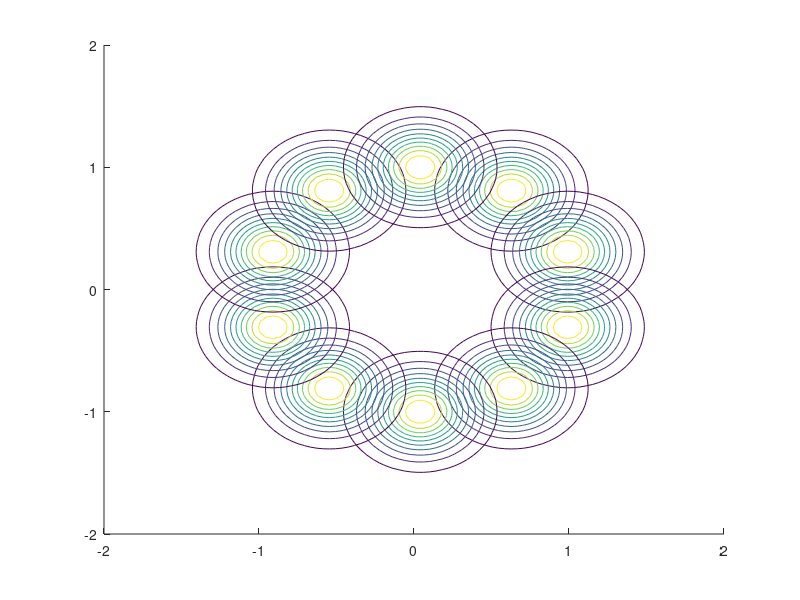
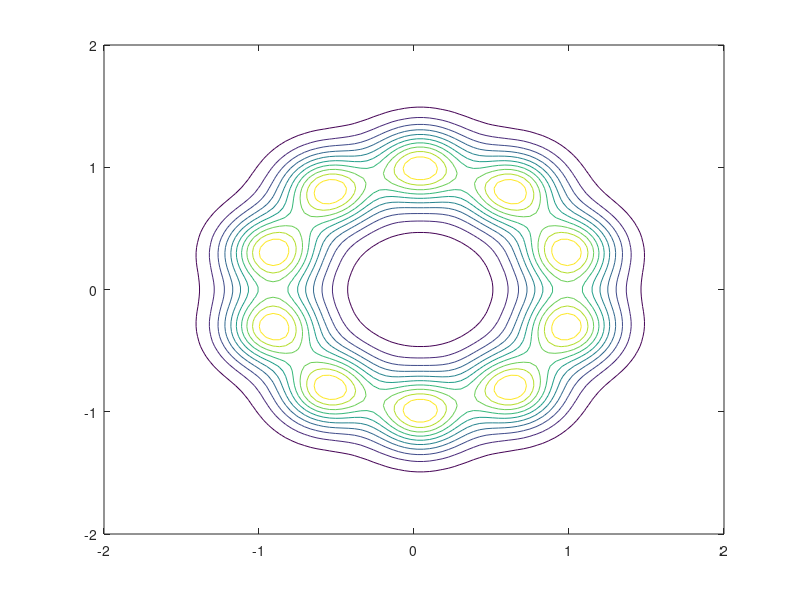
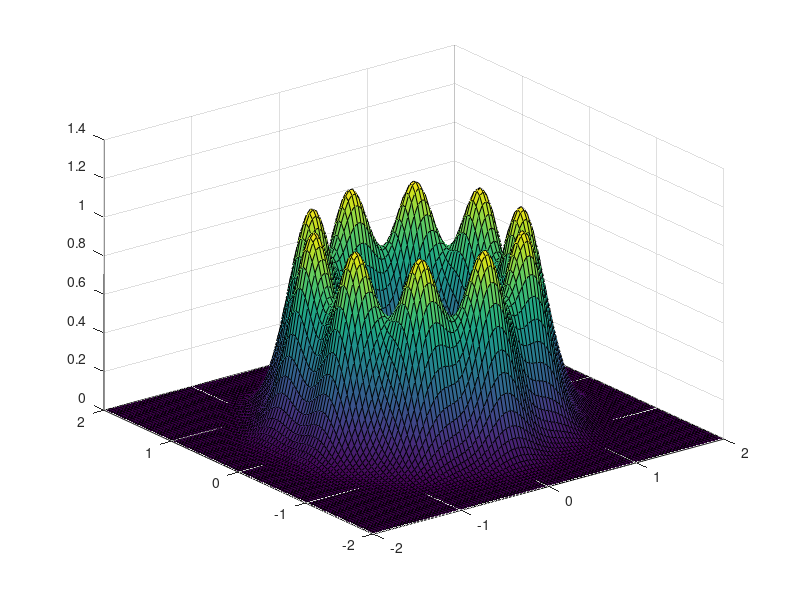
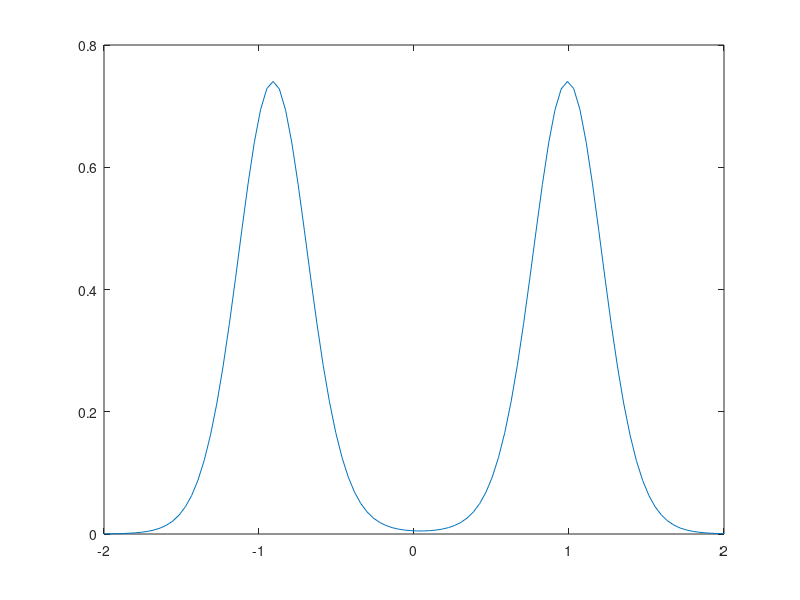

Here is the MATLAB script that generated these plots, in order:

Alt_Cam = 2.6;
Raio_Ar = 3;


theta = 30;

m = (-log(2))/log(cos(deg2rad(theta/2)));

N=10;
Dim = 100;

z = 1;
p = 1;



x = linspace(-2,2,Dim);
y = linspace(-2,2,Dim);


E0 = 1;

Ev = zeros(Dim,Dim);

e =  zeros(Dim,Dim);

for n=1:N
    for i=1:Dim
        for j=1:Dim
            E = (z^m)*E0*(((x(i)-p*cos(2*pi*n/N))^2)+((y(j)-p*sin(2*pi*n/N))^2)+z^2)^(-(m+2)/2);
            Ev(i,j) = E;
            E=0;
        end
    end
    
    e = [e Ev];
end

size(e)

e = e(:,Dim:(N+1)*Dim-1);

Ev = zeros(Dim,Dim);
figure(1)
hold on
for n=1:N
    
           
    Ev= Ev  + (e(:,n+(n-1)*(Dim-1):(n+(Dim-1))+(n-1)*(Dim-1)));
    
    contour(x,y,(e(:,n+(n-1)*(Dim-1):(n+(Dim-1))+(n-1)*(Dim-1))))
           
    
end

hold off

figure(2)
contour(x,y,Ev)

figure(3)
surf(x,y,Ev)

figure(4)
plot(y,Ev(Dim/2,:))








            
